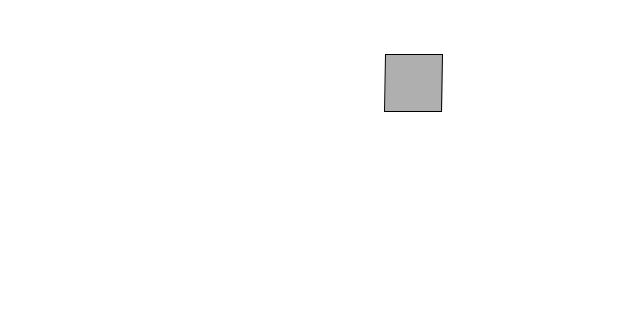
Frame 1 (no input)
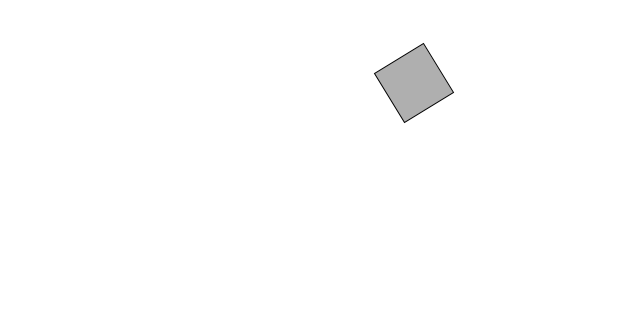
Frame 60 (the mouse pressed at the canvas centre just before this capture)
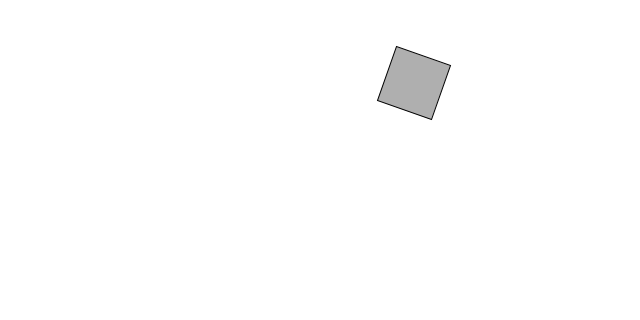
Frame 120 (the mouse held since frame 60 and released just before this capture)

The Processing sketch that drew these frames (run headless with seeded random() and noise(); from frame 60 on, the mouse is pressed at the canvas centre):

// Processing sketch: c3_2_angular_motion
// ── c3_2_angular_motion.pde
// 角運動
//
// 角度 = 角度 + 角速度
// 角速度 = 角速度 + 角加速度
//
Mover m;
void setup(){
  size(640, 320);
  m = new Mover();
}

void draw(){
  background(255);
  m.update();
  m.display();
}

// ── Mover.pde
class Mover
{
  PVector location;
  PVector velocity;
  PVector acceleration;
  float mass;

  // 角度に関する設定値
  float angle = 0;
  float aVelocity = 0;
  float aAcceleration = 0.01;

  public Mover () {
    location = new PVector(random(width), random(height));
    mass = random(10);
    velocity = new PVector(0, 0);
    acceleration = new PVector(0, 0);
  }

  /**
   * 力を加える
   * @param force 力のベクトル
   */
  void applyForce(PVector force){
    // 力を質量で割る
    PVector f = PVector.div(force, mass);
    // 力を加速度に積算する
    acceleration.add(f);
  }

  void update(){
    // 力を加え
    velocity.add(acceleration);
    location.add(velocity);
    // 角度運動を加える
    aVelocity += aAcceleration;
    angle += aVelocity;
    // 力(加速度)を元に戻す
    acceleration.mult(0);
  }

  void display(){
    stroke(0);
    fill(175);
    rectMode(CENTER);
    pushMatrix();
    translate(location.x, location.y);
    rotate(angle);

    // 質量に応じて大きさを変える
    rect(0, 0, mass * 6, mass* 6);
    popMatrix();
  }
}
